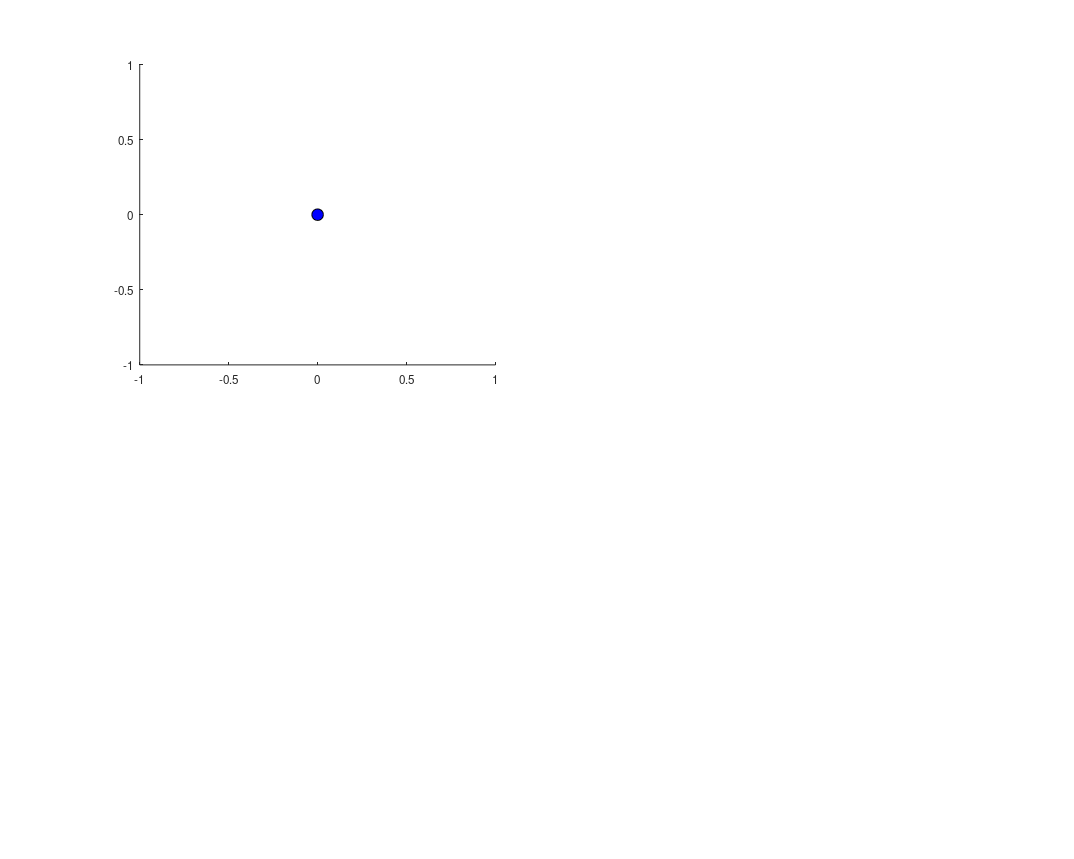

Reproduce this figure in MATLAB. (Note: this script raises an error after producing the figure.)
%% %%%%%%%%%%%%%%%%%%%%%%%%%%%%%%%%%%%%%%%%%%%%%%%%%%%%%%%%%%%%%%%%%%%%%%%%%%%%
% Copyright 2021 by California Institute of Technology.  ALL RIGHTS RESERVED. %
% United  States  Government  sponsorship  acknowledged.   Any commercial use %
% must   be  negotiated  with  the  Office  of  Technology  Transfer  at  the %
% California Institute of Technology.                                         %
%                                                                             %
% This software may be subject to  U.S. export control laws  and regulations. %
% By accepting this document,  the user agrees to comply  with all applicable %
% U.S. export laws and regulations.  User  has the responsibility  to  obtain %
% export  licenses,  or  other  export  authority  as may be required  before %
% exporting  such  information  to  foreign  countries or providing access to %
% foreign persons.                                                            %
%                                                                             %
% This  software  is a copy  and  may not be current.  The latest  version is %
% maintained by and may be obtained from the Mobility  and  Robotics  Sytstem %
% Section (347) at the Jet  Propulsion  Laboratory.   Suggestions and patches %
% are welcome and should be sent to the software's maintainer.                %
%                                                                             %
%%%%%%%%%%%%%%%%%%%%%%%%%%%%%%%%%%%%%%%%%%%%%%%%%%%%%%%%%%%%%%%%%%%%%%%%%%%%%%%

%% Plotting code

color_array = ['c' 'r' 'b' 'g' 'm' 'y' 'k'];
marker_array = ['o' 's' 'd' '^' 'v' '>' '<' 'p' 'h' '+'];
standard_font_size = 25;
title_font_size = 40;

plot_handle = figure(1);
clf
set(plot_handle,'Color',[1 1 1]);
set(plot_handle,'units','normalized','Position',[0 0 1 1])
set(plot_handle,'PaperPositionMode','auto');

subplot(2,2,1)
hold on
plot3(0,0,0,'ok','MarkerSize',10,'MarkerFaceColor','b')
plot3(Sun_Pos_Velocity(1,k), Sun_Pos_Velocity(2,k), Sun_Pos_Velocity(3,k), 'hk','MarkerSize',20,'MarkerFaceColor','y')
plot3(Moon_Pos_Velocity(1,k), Moon_Pos_Velocity(2,k), Moon_Pos_Velocity(3,k), 'ok','MarkerSize',10,'MarkerFaceColor','w')

plot3(1.2*AU*Target_x, 1.2*AU*Target_y, 1.2*AU*Target_z, 'hk','MarkerSize',20,'MarkerFaceColor','r')

plot3(Sun_Pos_Velocity(1,1:k),Sun_Pos_Velocity(2,1:k),Sun_Pos_Velocity(3,1:k),'-y','LineWidth',2)

legend('Earth','Sun','Moon','Target Direction')
axis equal
view(0,90)
xlabel('X axis [km]','fontsize',standard_font_size,'FontName','Times New Roman')
ylabel('Y axis [km]','fontsize',standard_font_size,'FontName','Times New Roman')
zlabel('Z axis [km]','fontsize',standard_font_size,'FontName','Times New Roman')
title('Trajectory of Sun, Moon around Earth (ECI Frame)','fontsize',title_font_size,'FontName','Times New Roman')
set(gca, 'fontsize',standard_font_size,'FontName','Times New Roman')
hold off

k_start = max(k - ceil(2*86400/delta_t), 1);
subplot(2,2,2)
legendCell = [];
hold on
for ns = 1:1:num_SC
    plot3(SC_orbit_data{ns}.pos_earth_array(k,1)-SC_orbit_data{1}.pos_earth_array(k,1), SC_orbit_data{ns}.pos_earth_array(k,2)-SC_orbit_data{1}.pos_earth_array(k,2), SC_orbit_data{ns}.pos_earth_array(k,3)-SC_orbit_data{1}.pos_earth_array(k,3), 'ok','MarkerSize',10,'MarkerFaceColor',color_array(mod(ns,length(color_array))+1) )
    legendCell{ns} = ['SC ',num2str(ns)];
end
for ns = 1:1:num_SC
    plot3(SC_orbit_data{ns}.pos_earth_array(k_start:k,1)-SC_orbit_data{1}.pos_earth_array(k_start:k,1), SC_orbit_data{ns}.pos_earth_array(k_start:k,2)-SC_orbit_data{1}.pos_earth_array(k_start:k,2), SC_orbit_data{ns}.pos_earth_array(k_start:k,3)-SC_orbit_data{1}.pos_earth_array(k_start:k,3), '-','LineWidth',2,'Color', color_array(mod(ns,length(color_array))+1) )
end
legend(legendCell)
axis equal
xlabel('X axis [km]','fontsize',standard_font_size,'FontName','Times New Roman')
ylabel('Y axis [km]','fontsize',standard_font_size,'FontName','Times New Roman')
zlabel('Z axis [km]','fontsize',standard_font_size,'FontName','Times New Roman')
title('Trajectory of SC around chief (Chief Centered Inertial Frame)','fontsize',title_font_size,'FontName','Times New Roman')
set(gca, 'fontsize',standard_font_size,'FontName','Times New Roman')
hold off

subplot(2,2,3)
hold on
time_earth_example = time_array(k); % [sec]
earth_example

for ns = 1:1:num_SC
    plot3(SC_orbit_data{ns}.pos_earth_array(k,1), SC_orbit_data{ns}.pos_earth_array(k,2), SC_orbit_data{ns}.pos_earth_array(k,3), 'ok','MarkerSize',10,'MarkerFaceColor',color_array(mod(ns,length(color_array))+1) )
    legendCell{ns} = ['SC ',num2str(ns)];
end
for ns = 1:1:num_SC
    plot3(SC_orbit_data{ns}.pos_earth_array(k_start:k,1), SC_orbit_data{ns}.pos_earth_array(k_start:k,2), SC_orbit_data{ns}.pos_earth_array(k_start:k,3), '-','LineWidth',2,'Color', color_array(mod(ns,length(color_array))+1) )
end

lla = ecef2lla(SC_orbit_data{1}.pos_earth_array(k,1:3));
% view([lla(2)+90,30])
view([10,30])

legend(legendCell)
axis equal
title('Trajectory of SC around Earth','fontsize',title_font_size,'FontName','Times New Roman')
xlabel('X axis [km]','fontsize',standard_font_size,'FontName','Times New Roman')
ylabel('Y axis [km]','fontsize',standard_font_size,'FontName','Times New Roman')
zlabel('Z axis [km]','fontsize',standard_font_size,'FontName','Times New Roman')
set(gca, 'fontsize',standard_font_size,'FontName','Times New Roman')
hold off

subplot(2,2,4)
plot(reshape(UV_pos(1:k,:,1),[],1), reshape(UV_pos(1:k,:,2),[],1),'.k')
axis equal
title('UV coverage of Target','fontsize',title_font_size,'FontName','Times New Roman')
xlabel('X axis [km]','fontsize',standard_font_size,'FontName','Times New Roman')
ylabel('Y axis [km]','fontsize',standard_font_size,'FontName','Times New Roman')
set(gca, 'fontsize',standard_font_size,'FontName','Times New Roman')
hold off


this_date_str_t0 = date_str_t0;
this_date_str_t0.Second = this_date_str_t0.Second + time_array(k);
this_date_str = datestr(this_date_str_t0);
sgtitle(['Simulation Time = ',num2str(round(time_array(k)/86400, 2, 'significant')),' days, Date = ',this_date_str(1:11)],'fontsize',title_font_size,'FontName','Times New Roman')


